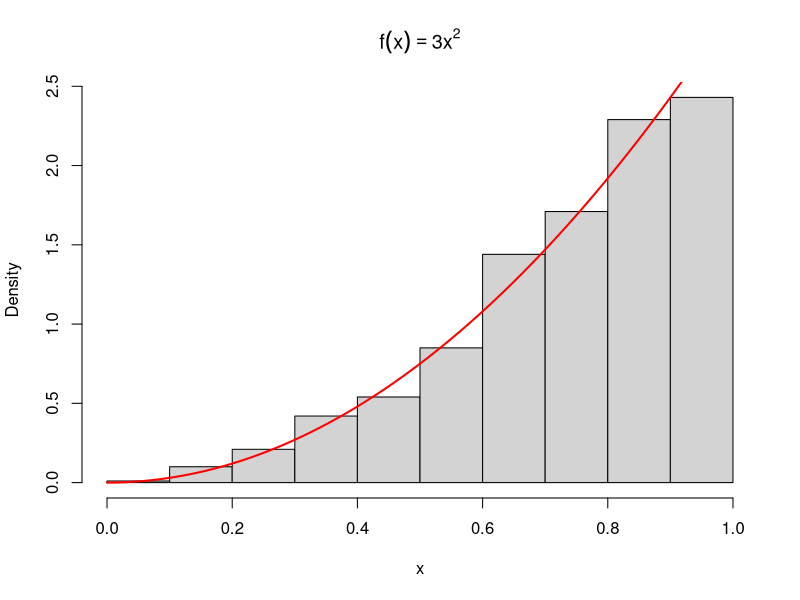
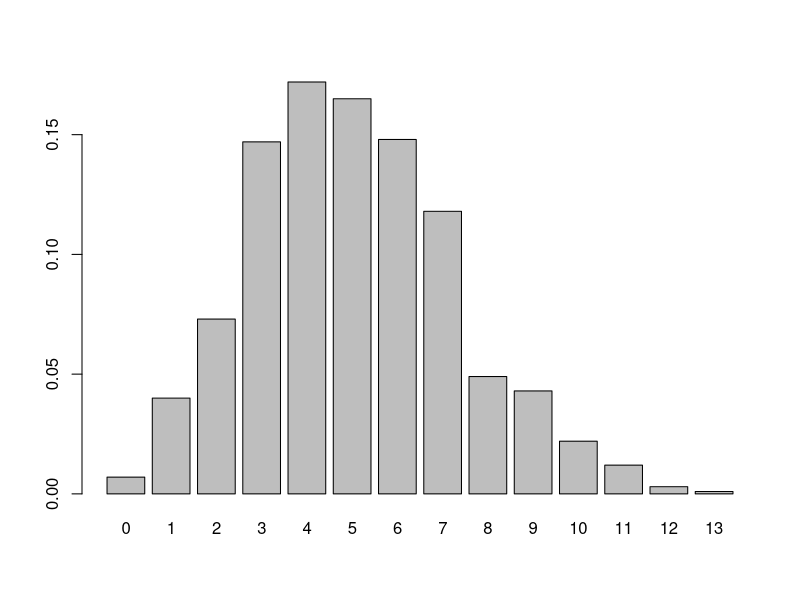

Source code (R) for these figures, in order: (Note: this script raises an error after producing the figures.)
#--------------------------------------------------------
# The Inverse Transform Method 
#--------------------------------------------------------

# Ex1: Sampling from finite populations
sample(0:1, size = 10, replace = TRUE)
sample(1:100, size = 6, replace = FALSE)

# permutation of letters a-z sample
sample(letters) 

# sample from a multinomial distribution
x <- sample(1:3, size = 10, replace = TRUE, prob = c(0.2, 0.5, 0.3))
table(x)

# Ex2: Continuous case
# Generate random sample for f_x(x) = 3x^2, 0 < x < 1
# F-1(x) = x^3, F^-1(u) = u^(1/3)
n <- 1000
for (i in 1:n){
    x[i] <- runif(1)^(1/3)
}
print(x)
hist(x, prob = TRUE, main = bquote(f(x)==3*x^2), xlab = "x", ylab = "Density")

# Compare with the theoretical density function
y <- seq(0, 1, .01)
lines(y, 3*y^2, col = "red", lwd = 2)

# Ex3: Exponential distribution
lambda <- 0.5
x <- -1/lambda * log(runif(1000))
x

# Ex4: Geometric distribution
u <- runif(1000)
p <- 0.25
q <- 1 - p
x1 <- ceiling(log10(1 - u) / log10(q)) - 1                                                                                                    
x1
x2 <- floor(log(1 - u) / log(q))
x2

# Ex5: Poisson distribution
simPoisson <- function(n.gen, lambda) {
    u <- runif(n.gen)
    sim.vector <- rep(0, n.gen)
    for(j in 1:n.gen){
        i <- 0
        p <- exp(-lambda)
        F <- p
        while(u[j] > F){
            p <- lambda * p / (i + 1)
            F <- F + p
            i <- i + 1
        }
        sim.vector[j] <- i
    }
    sim.vector
}
out1 <- simPoisson(1000, 5)
out1 
mean(out1)
xtabs(~ out1) / 1000
barplot(xtabs(~ out1) / 1000)

# Ex6: Logarithmic distribution
rlogarithmic <- function(n, theta) {
    # returns a random logarithmic(theta) sample size n
    u <- runif(n)

    # set the initial length of cdf vector
    N <- ceiling(-16 / log10(theta))
    k <- 1:N
    a <- -1 / log(1 - theta)
    fk <- exp(log(a) + k * log(theta) - log(k))
    Fk <- cumsum(fk)
    
    x <- integer(n)
    for(i in 1:n) {
        x[i] <- as.integer(sum(u[i] > Fk))
        while(x[i] == N) {
            logf <- log(a) + (N + 1) * log(theta) - log(N + 1)
            fk <- c(fk, exp(logf))
            Fk <- c(Fk, Fk[N] + fk[N + 1])
            N <- N + 1
            x[i] <- as.integer(sum(u[i] > Fk))
        }
    }
    x + 1
}

n <- 1000
theta <- 0.5
x <- rlogarithmic(n, theta)

# Compute density of logarithmic(theta) for comparison
k <- sort(unique(x))
p <- -1 / log(1 - theta) * theta^k / k
se <- sqrt(p * (1 - p) / n)
round(rbind(table(x) / n, p, se), 3)

#--------------------------------------------------------
# The Acceptance-Rejection Method
#--------------------------------------------------------

# Ex1: Triangular distribution
rejectionK <- function(fx, a, b, K) {
    while(TRUE) {
        x <- runif(1, a, b) # 從candidate g抽一個候選點y
        y <- runif(1, 0, K) # 抽一個高度cu or Ku
        if(y < fx(x)) return(x) 
    }
}

fx <- function(x) {
    if((0 < x) && (x < 1)) {
        return(x)
    } else if((1 < x) && (x < 2)) {
        return(2-x)
    } else {
        return(0)
    }
}

# generate a sample of size 3000
set.seed(21)
n <- 300000000
observation <- rep(0, n)
for(i in 1:n) {
    observation[i] <- rejectionK(fx, 0, 2, 1)
}
observation
hist(observation, breaks = seq(0, 2, by = 0.1), freq = FALSE,  
    ylim = c(0, 1.05), main = "")

# Ex2: Gamma distribution
gamma.sim <- function(lambda, m) {
    # sim a gamma(lambda, m) rv using rejection with an exp envelope
    # assumes m > 1 and lambda > 0
    f <- function(x) lambda^m * x^(m - 1) * exp(-lambda * x) / gamma(m)
    h <- function(x) lambda / m * exp(-lambda / m * x)
    k <- m^m * exp(1 - m) / gamma(m)
    
    while(TRUE) {
        X <- -log(runif(1)) * m / lambda
        Y <- runif(1, 0, k * h(X))
        if(Y < f(X)) return(X)
    }
}

set.seed(1999)
n <- 10000
g <- rep(0, n)
for(i in 1:n){
    g[i] <- gamma.sim(1, 2)
}
hist(g, breaks = 20, freq = F, xlab = "x", ylab = "pdf f(x)", 
    main = "theoretical and simulated gamma(1, 2) density")
x <- seq(0, max(g), 0.1)
lines(x, dgamma(x, 2, 1))

# Ex3: Poisson distribution
poisson.sim <- function(c) {
    while(TRUE) {
        j <- floor(log(runif(1)) / log(0.75))
        u <- runif(1)
        p <- exp(-3) * 3^j / factorial(j)
        q <- 0.25 * (1 - 0.25)^j
        if(u < p / (c * q)) return(j)
    }

}
n <- 3000
observation <- rep(0, n)
for(i in 1:n) {
    observation[i] <- poisson.sim(c = 2.12)
} 
hist(observation, breaks = 20, freq = F, xlab = "x", ylab = "pmf P(X = x)", 
    main = "simulated poisson density")

#--------------------------------------------------------
# Transformation Method
#--------------------------------------------------------
# Ex1: Beta distribution Beta(3, 2)
n <- 1000
a <- 3
b <- 2
u <- rgamma(n, shape = a, rate = 1)
v <- rgamma(n, shape = b, rate = 1)
x <- u / (u + v)

q <- qbeta(ppoints(n), a, b)
qqplot(q, x, cex = 0.25, xlab = "Beta(3, 2)", ylab = "Sample")
abline(0, 1)

# Ex2: Logarithmic distribution
rlogarithmic <- function(n, theta) {
    stopifnot(all(theta > 0 & theta < 1))
    th <- rep(theta, length = n)
    u <- runif(n)
    v <- runif(n)
    x <- floor(1 + log(v) / log(1 - (1 - th)^u))
    return(x)
}

n <- 1000
theta <- 0.5
u <- runif(n)
v <- runif(n)
x <- floor(1 + log(v)) / log(1 - (1 - theta)^u)
k <- 1:max(x)
p <- -1 / log(1 - theta) * theta^k / k 
se <- sqrt(p * (1 - p) / n)
p.hat <- tabulate(x) / n
print(round(rbind(p.hat, p, se), 3))
